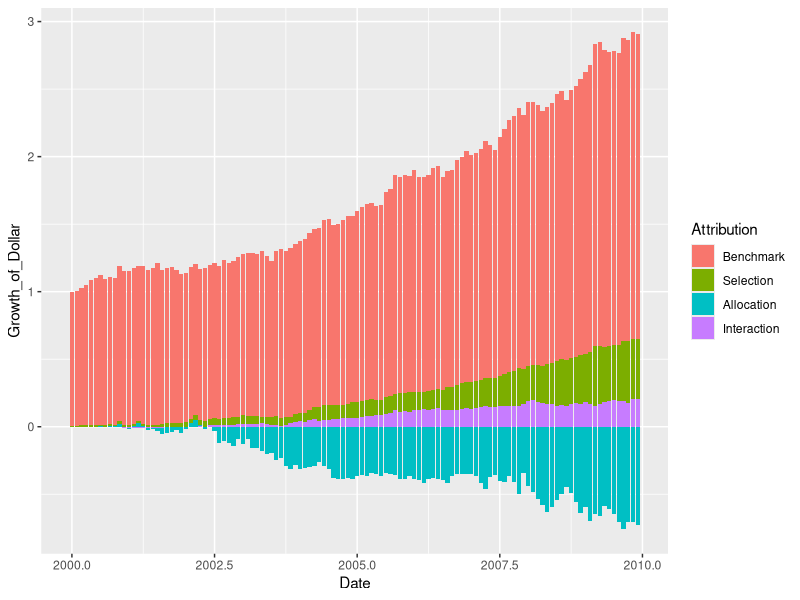
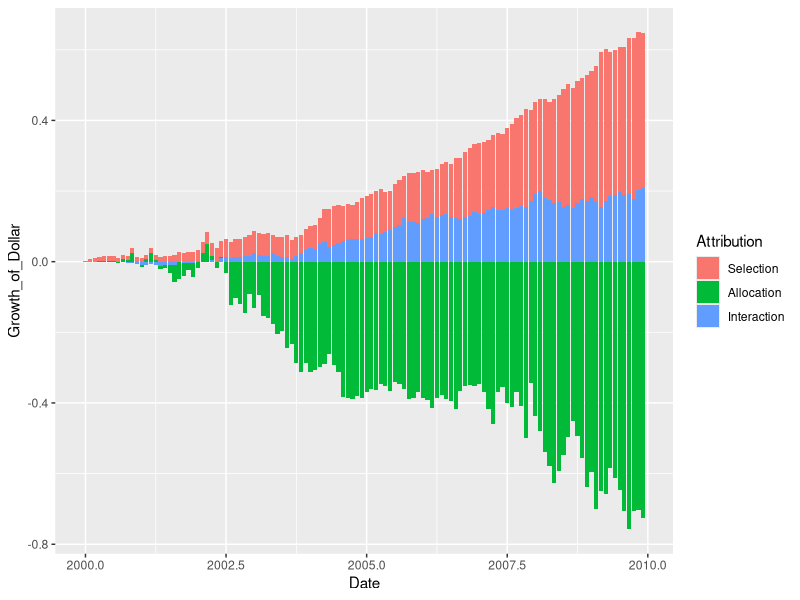
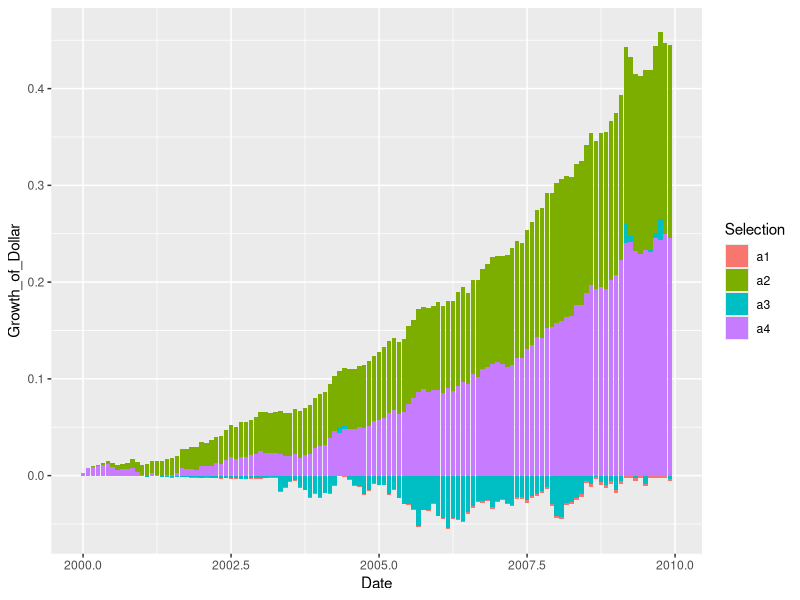
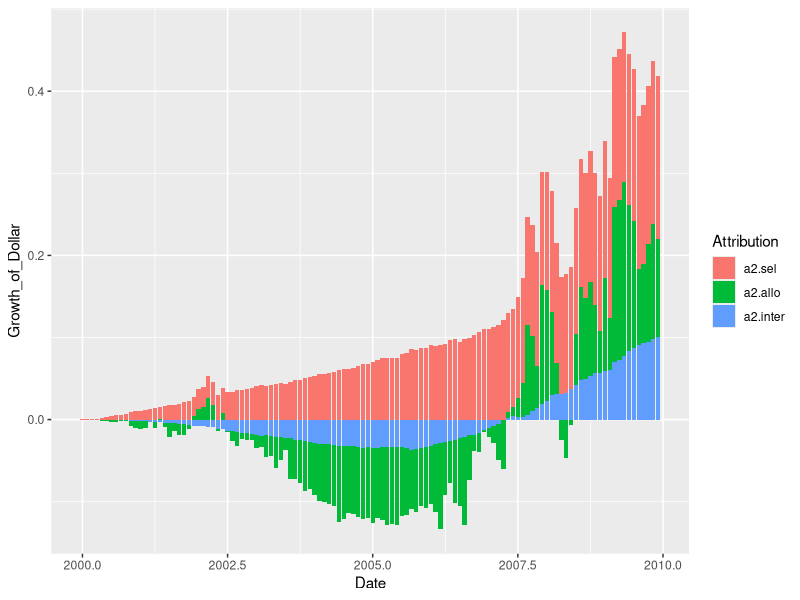
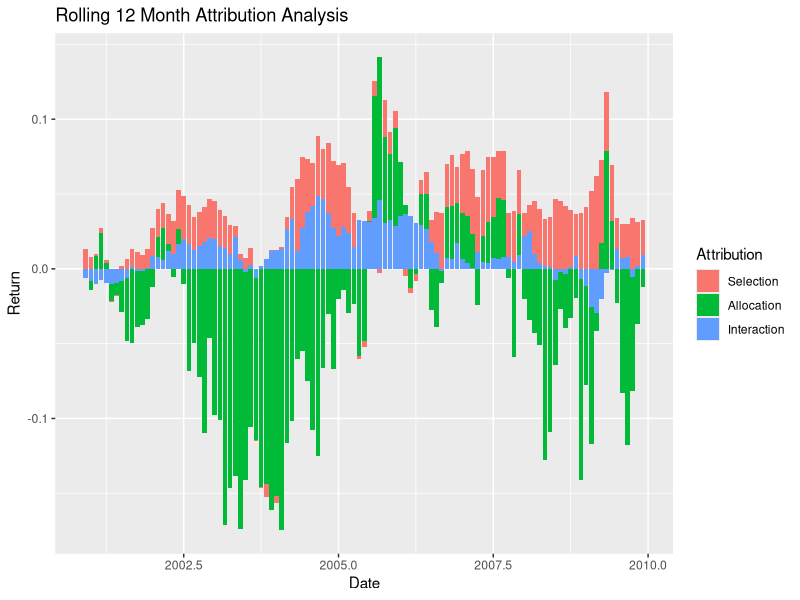
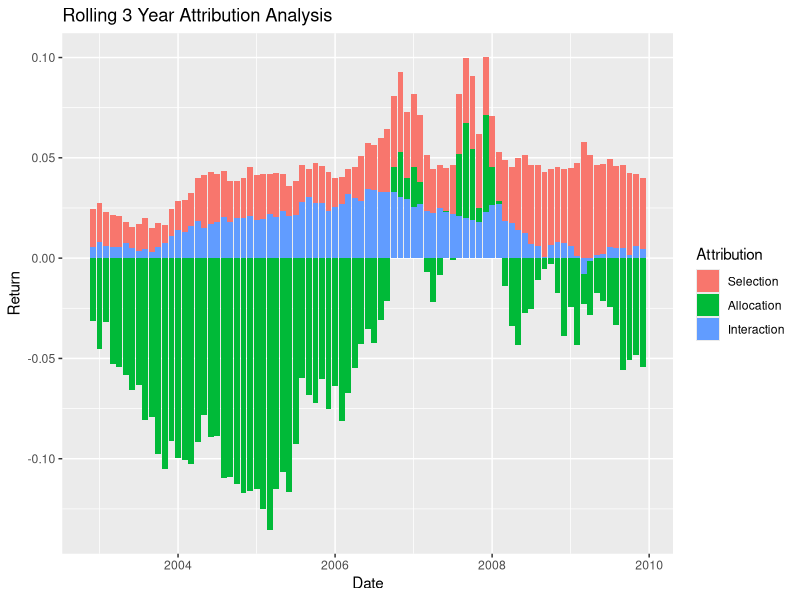

Source code (R) for these figures, in order:
## ---- chunk 1
require(lubridate)
require(zoo)
#
# construct a hypothetical data set
#

n=120 # number of periods
set.seed(123)
timeline=as.Date("2000-1-1")+months(0:(n-1))
timeline=as.yearmon(timeline)
return.index=data.frame(i1=rnorm(n,.06/12,.08/sqrt(12)),
                        i2=rnorm(n,.09/12,.16/sqrt(12)),
                        i3=rnorm(n,.05/12,.05/sqrt(12)),
                        i4=rnorm(n,.1/12,.2/sqrt(12)),
                        i5=rnorm(n,.045/12,.09/sqrt(12)))
return.index=zoo(return.index,timeline)
return.actual=data.frame(a1=return.index$i1+rnorm(n,0,.0003),
                         a2=return.index$i2+rnorm(n,.003,.002),
                         a3=return.index$i3+rnorm(n,-.0005,.001),
                         a4=return.index$i4+rnorm(n,.003,.008))
asset.name=colnames(return.actual)
m=ncol(return.actual) # number of assets
return.actual=zoo(return.actual,timeline)
weight.policy=data.frame(w1=rep(.25,n),
                         w2=rep(.25,n),
                         w3=rep(c(.25,.15),c((n-50),50)),
                         w4=rep(c(.25,.35),c((n-50),50)))
weight.policy=zoo(weight.policy,timeline)
benchmark.policy=data.frame(pb1=rep(1,n),
                            pb2=rep(2,n),
                            pb3=rep(c(3,5),c(n-80,80)),
                            pb4=rep(4,n))
benchmark.policy=zoo(benchmark.policy,timeline)

return.benchmark=matrix(0,nrow=n,ncol=m)
for (i in 1:n) {
  return.benchmark[i,]=return.index[i,benchmark.policy[i,]]
}
return.benchmark=zoo(return.benchmark,timeline)

#
#  Define Functions
#

frong=function(atmat,rport,rben) {
  savetime=time(atmat)
  savename=colnames(atmat)
  rpcum=gd(as.numeric(rport))
  rben=as.numeric(rben)
  ans=atmat
  for (i in 2:nrow(atmat)) {
    ans[i,]=(ans[i,]*rpcum[i-1])+(rben[i]*colSums(ans[1:(i-1),]))
  }
  ans=zoo(ans,savetime)
  colnames(ans)=savename
  return(ans)
}

gd=function(x) {
  exp(cumsum(log(1+x)))
}

gdminus1=function(x,one=1) {
  temp=gd(x)
  temp-matrix(one,nrow=nrow(x),ncol=ncol(x),byrow=TRUE)
}

gdweight=function(x){
  temp=gd(x)
  temp/matrix(rowSums(temp),ncol=ncol(x),nrow=nrow(x))
}

#
# Do the analysis
#

asset.indollar=gd(return.actual)
termval=asset.indollar[n,]
asset.indollar=matrix(as.numeric(asset.indollar),ncol=4,nrow=n)
asset.indollar=zoo(rbind(rep(1,m),asset.indollar[-n,]),timeline)
colnames(asset.indollar)=asset.name
asset.inpercent=gdweight(asset.indollar)

#calculate returns
composite.actual=zoo(rowSums(return.actual*asset.inpercent),timeline)
composite.benchmark=zoo(rowSums(return.benchmark*weight.policy),timeline)

#Selection effect
selection=weight.policy*(return.actual-return.benchmark)
colnames(selection)=paste0(asset.name,".sel")

#allocation effect
allocation=return.benchmark*(asset.inpercent-weight.policy)
colnames(allocation)=paste0(asset.name,".allo")

#interaction effect
interaction=(return.actual-return.benchmark)*(asset.inpercent-weight.policy)
colnames(interaction)=paste0(asset.name,".inter")

attrib.df=merge(selection,allocation,interaction)

attrib.fr=frong(attrib.df,composite.actual,composite.benchmark)

#check result  -- sum of attrib.df should equal the difference between bench and actual returns
#check at tolerance of one tenth basis point
.00001>(sum(attrib.fr)-(gd(composite.actual)[n]-gd(composite.benchmark)[n]))

#graph results in ggplot2
require(ggplot2)
require(reshape2)
#create some handy functions 
unzoo=function(x) {
  timetemp=as.numeric(time(x))
  nametemp=c("Date",colnames(x))
  ans=cbind(timetemp,as.data.frame(x))
  rownames(ans)=NULL
  colnames(ans)=nametemp
  return(ans)
}
sumdfbycol=function(x,byvec,namevec) {
  cname=colnames(x)
  savetime=time(x)
  x=as.array(x)
  ans=matrix(0,ncol=length(byvec),nrow=nrow(x))
  for(i in 1:length(byvec)) {
    ans[,i]=rowSums(x[,grep(byvec[i],cname)])
  }
  ans=zoo(ans,savetime)
  colnames(ans)=namevec
  return(ans)
}
gg=function(x,variable.name="Variable",value.name="Value") {
  melt(unzoo(x),id.vars="Date",
       variable.name=variable.name,
       value.name=value.name)
}


#plot a stacked bar chart of total portfolio growth of a dollar with attribution 
attrib.sum=sumdfbycol(attrib.fr,c(".sel",".allo",".inter"),
                      c("Selection","Allocation","Interaction"))
attrib.tf=merge(gd(composite.benchmark),cumsum(attrib.sum))
colnames(attrib.tf)[1]="Benchmark"
attrib.tf=gg(attrib.tf,"Attribution","Growth_of_Dollar")
attrpos=subset(attrib.tf,Growth_of_Dollar>=0)
attrneg=subset(attrib.tf,Growth_of_Dollar<0)
ggplot()+
  geom_bar(data=attrpos,aes(x=Date,y=Growth_of_Dollar,fill=Attribution),stat="identity")+
  geom_bar(data=attrneg,aes(x=Date,y=Growth_of_Dollar,fill=Attribution),stat="identity")

#plot just the cumulative attribution effects
attrib.sum=cumsum(attrib.sum)
attrib.sum=gg(attrib.sum,"Attribution","Growth_of_Dollar")
attrpos=subset(attrib.sum,Growth_of_Dollar>=0)
attrneg=subset(attrib.sum,Growth_of_Dollar<0)
ggplot()+
  geom_bar(data=attrpos,aes(x=Date,y=Growth_of_Dollar,fill=Attribution),stat="identity")+
  geom_bar(data=attrneg,aes(x=Date,y=Growth_of_Dollar,fill=Attribution),stat="identity")

#plot contributions to selection effect by asset
attrib.sel=attrib.fr[,grep(".sel",colnames(attrib.fr))]
colnames(attrib.sel)=asset.name
attrib.sel=cumsum(attrib.sel)
attrib.sel=gg(attrib.sel,"Selection","Growth_of_Dollar")
attrpos=subset(attrib.sel,Growth_of_Dollar>=0)
attrneg=subset(attrib.sel,Growth_of_Dollar<0)
ggplot()+
  geom_bar(data=attrpos,aes(x=Date,y=Growth_of_Dollar,fill=Selection),stat="identity")+
  geom_bar(data=attrneg,aes(x=Date,y=Growth_of_Dollar,fill=Selection),stat="identity")

#plot attribution analysis for asset "a2"
attrib.asset=attrib.fr[,grep("a2",colnames(attrib.fr))]
attrib.asset=cumsum(attrib.asset)
#attrib.asset=merge(gd(return.actual$a2),attrib.asset)
attrib.asset=gg(attrib.asset,"Attribution","Growth_of_Dollar")
attrpos=subset(attrib.asset,Growth_of_Dollar>=0)
attrneg=subset(attrib.asset,Growth_of_Dollar<0)
ggplot()+
  geom_bar(data=attrpos,aes(x=Date,y=Growth_of_Dollar,fill=Attribution),stat="identity")+
  geom_bar(data=attrneg,aes(x=Date,y=Growth_of_Dollar,fill=Attribution),stat="identity")

#a rolling attribution example--12 month roll grouped by attribution effect
roll.attr=function (attribmat,rollwidth,grouping,group.name,asset_return,bench_return) {
  xdf=zoo(1:nrow(attribmat),time(attribmat))
  rollfunction=function(x) {
    ans=frong(attribmat[x,],asset_return[x],bench_return[x])
    ans=sumdfbycol(ans,grouping,group.name)
    ans=colSums(ans)
    if(rollwidth>12) ans=-1+exp((12/rollwidth)*log(1+ans))
    return(ans)
  }
  rollapply(xdf,rollwidth,rollfunction,by.column=FALSE,align="right")
}

attribroll12=roll.attr(attrib.df,12,c(".sel",".allo",".inter"),
                      c("Selection","Allocation","Interaction"),
                      composite.actual,
                      composite.benchmark)
attribroll12gg=gg(attribroll12,"Attribution","Return")
attrpos=subset(attribroll12gg,Return>=0)
attrneg=subset(attribroll12gg,Return<0)
ggplot()+
  geom_bar(data=attrpos,aes(x=Date,y=Return,fill=Attribution),stat="identity")+
  geom_bar(data=attrneg,aes(x=Date,y=Return,fill=Attribution),stat="identity")+
  ggtitle("Rolling 12 Month Attribution Analysis")

attribroll36=roll.attr(attrib.df,36,c(".sel",".allo",".inter"),
                      c("Selection","Allocation","Interaction"),
                      composite.actual,
                      composite.benchmark)
attribroll36gg=gg(attribroll36,"Attribution","Return")
attrpos=subset(attribroll36gg,Return>=0)
attrneg=subset(attribroll36gg,Return<0)
ggplot()+
  geom_bar(data=attrpos,aes(x=Date,y=Return,fill=Attribution),stat="identity")+
  geom_bar(data=attrneg,aes(x=Date,y=Return,fill=Attribution),stat="identity")+
  ggtitle("Rolling 3 Year Attribution Analysis")



